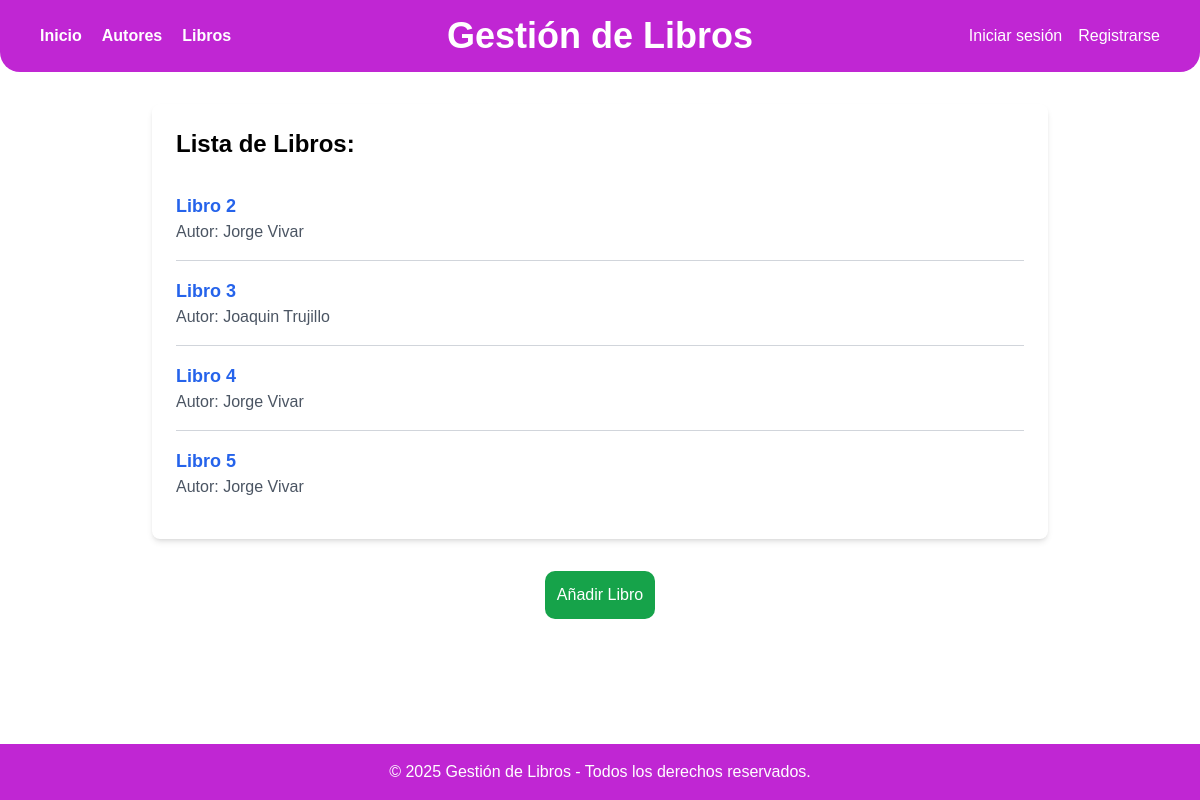
Screenshot of /gestion/libros/ with the database file from the repository.
### myapp/models.py (models this page shows, shortened)
class Libro(models.Model):
    titulo = models.CharField(max_length=100)
    fecha_publi = models.DateField()
    genero = models.CharField(max_length=100)
    isbn = models.CharField(max_length=13,unique=True)
    autor = models.ForeignKey(Autor, on_delete=models.CASCADE)

class Autor(models.Model):
    nombre= models.CharField(max_length=100)
    apellido= models.CharField(max_length=100)
    fecha_nacimiento= models.DateField()

### myapp/views.py (the view)
# urls.py: path('libros/', views.LibroListView.as_view(), name='lista_libros'),
class LibroListView(ListView):
    model = Libro
    template_name = 'lista_libros.html'

### templates/lista_libros.html (shortened to what this page needs)
{% extends 'layouts/base.html' %}
{% block content %}
<h2 class="text-2xl font-bold mb-4">Lista de Libros:</h2>
<ul class="divide-y za divide-gray-300">
    {% for libro in object_list %}
    <li class="py-4">
        <a href="{% url 'detalle_libro' libro.id %}" class="text-lg font-semibold text-blue-600 hover:underline capitalize">
            {{ libro.titulo }}
        </a>
        <p class="text-gray-600 capitalize">Autor: {{ libro.autor.nombre }} {{ libro.autor.apellido }}</p>
    </li>
    {% empty %}
    <p class="text-gray-600">No hay libros disponibles en este momento.</p>
    {% endfor %}
</ul>
{% endblock %}
{% block actions %}
<div class="max-w-4xl mx-auto mt-8 bg-white rounded-lg flex flex-col items-center">
    <a href="{% url 'add_book' %}" class="bg-green-600 p-3 text-white rounded-[10px] hover:bg-green-500">Añadir Libro</a>
</div>
{% endblock %}

### templates/layouts/base.html (style rules this page uses)
* { font-family: Arial, sans-serif; margin: 0; padding: 0; }

### rows the page displays
Libro: titulo "Libro 2", autor.nombre "Jorge", autor.apellido "Vivar"
Libro: titulo "Libro 3", autor.nombre "Joaquin", autor.apellido "Trujillo"
Libro: titulo "Libro 4", autor.nombre "Jorge", autor.apellido "Vivar"
Libro: titulo "Libro 5", autor.nombre "Jorge", autor.apellido "Vivar"
